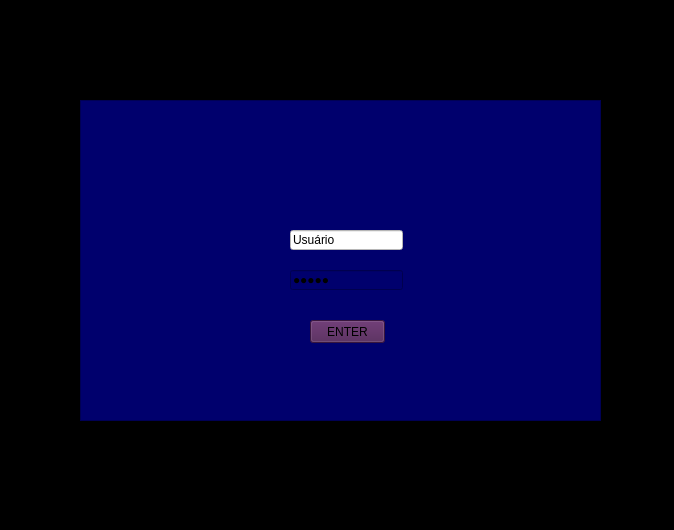
<?xml version="1.0" encoding="UTF-8"?>
<ui version="4.0">
 <class>Form</class>
 <widget class="QWidget" name="Form">
  <property name="geometry">
   <rect>
    <x>0</x>
    <y>0</y>
    <width>674</width>
    <height>530</height>
   </rect>
  </property>
  <property name="windowTitle">
   <string>Form</string>
  </property>
  <property name="styleSheet">
   <string notr="true">background-color: rgba(0, 0, 0.2);</string>
  </property>
  <widget class="QFrame" name="frame">
   <property name="geometry">
    <rect>
     <x>80</x>
     <y>100</y>
     <width>521</width>
     <height>321</height>
    </rect>
   </property>
   <property name="styleSheet">
    <string notr="true">background-color: rgb(0, 0, 109);</string>
   </property>
   <property name="frameShape">
    <enum>QFrame::StyledPanel</enum>
   </property>
   <property name="frameShadow">
    <enum>QFrame::Raised</enum>
   </property>
   <widget class="QLineEdit" name="Us">
    <property name="geometry">
     <rect>
      <x>210</x>
      <y>130</y>
      <width>113</width>
      <height>20</height>
     </rect>
    </property>
    <property name="styleSheet">
     <string notr="true">background-color: rgb(255, 255, 255);</string>
    </property>
    <property name="text">
     <string>Usuário</string>
    </property>
    <property name="frame">
     <bool>true</bool>
    </property>
    <property name="echoMode">
     <enum>QLineEdit::Normal</enum>
    </property>
    <property name="cursorPosition">
     <number>7</number>
    </property>
   </widget>
   <widget class="QLineEdit" name="senha">
    <property name="geometry">
     <rect>
      <x>210</x>
      <y>170</y>
      <width>113</width>
      <height>20</height>
     </rect>
    </property>
    <property name="text">
     <string>Senha</string>
    </property>
    <property name="echoMode">
     <enum>QLineEdit::Password</enum>
    </property>
   </widget>
   <widget class="QPushButton" name="Enter">
    <property name="geometry">
     <rect>
      <x>230</x>
      <y>220</y>
      <width>75</width>
      <height>23</height>
     </rect>
    </property>
    <property name="styleSheet">
     <string notr="true">background-color: rgb(79, 31, 85);</string>
    </property>
    <property name="text">
     <string>ENTER</string>
    </property>
   </widget>
   <widget class="QLabel" name="Logo">
    <property name="geometry">
     <rect>
      <x>200</x>
      <y>10</y>
      <width>141</width>
      <height>111</height>
     </rect>
    </property>
    <property name="text">
     <string/>
    </property>
    <property name="pixmap">
     <pixmap>C3C94973-626E-493A-AE12-CD491CB5B8C5.png</pixmap>
    </property>
    <property name="scaledContents">
     <bool>true</bool>
    </property>
   </widget>
   <zorder>Logo</zorder>
   <zorder>Us</zorder>
   <zorder>senha</zorder>
   <zorder>Enter</zorder>
  </widget>
 </widget>
 <resources/>
 <connections/>
</ui>
